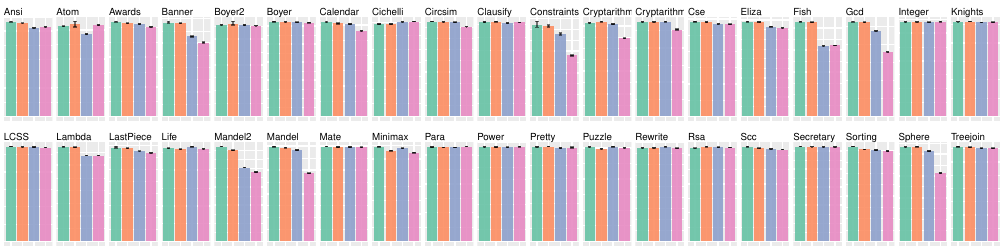

Recreate this plot in R.
#!/usr/bin/env Rscript
args <- commandArgs(trailingOnly=TRUE)


# Load ggplot2
library(RColorBrewer)
library(ggplot2)
library(gridExtra)


data <- read.csv(args[1])

# print(data)

datas <- split(data, rep(1:(nrow(data) %/% 4 + 1), each = 4, length.out = nrow(data)))

# print(datas)

plotf <- function (d) {
  names <- d$test_name
  d$ordered_name <- factor(names, levels = c(names[1], names[2], names[3], names[4]))
  ggplot(data = d, aes(x=ordered_name, y=run_time, fill=ordered_name)) +
    geom_bar(stat="identity", alpha=0.9) +
    scale_fill_brewer(palette="Set2") +
    theme(legend.position="none") +
    ggtitle(substring(names[3], 7, nchar(names[3]) - 3)) +
    theme(
      axis.title.x = element_blank(),
      axis.title.y = element_blank(),
      # axis.text.x = element_text(angle = 90, vjust = 0.5, hjust=1),
      axis.text.x = element_blank(),
      axis.text.y = element_blank(),
      axis.ticks.x = element_blank(),
      axis.ticks.y = element_blank(),
      plot.title = element_text(vjust = -3, size = 6.5),
      plot.margin=unit(c(0,0,0,0), "pt")
    ) +
    geom_errorbar(aes(
      x=ordered_name,
      ymin=run_time*((100+n95ci)/100),
      ymax=run_time*((100+p95ci)/100),
      width=0.3,
      alpha=0.3,
    ))
}

plots <- lapply(datas, plotf)
pdf("time.pdf", width = 10, height = 2.5)
grid.arrange(grobs = plots, ncol = 19, nrow = 2)
# plots
dev.off()

# #======= compute average time change

f <- function (f) { function (d) {
  runtimes <- d$run_time
  ratio <- runtimes[4] / runtimes[1]
  if (f(ratio)) { ratio } else { NaN }
} }
sprintf(
  "geometric mean (after float out / original) over %d tests: %f",
  length(datas),
  exp(mean(log({
    tmp <- unlist(lapply(datas, f(function (ratio) { TRUE })))
    tmp[!is.na(tmp)]
  })))
)
sprintf(
  "there are %d significantly improved tests (ratio < 0.95): %f",
  {
    tmp <- unlist(lapply(datas, f(function (ratio) { ratio < 0.95 })))
    length(tmp[!is.na(tmp)])
  },
  exp(mean(log({
    tmp <- unlist(lapply(datas, f(function (ratio) { ratio < 0.95 })))
    tmp[!is.na(tmp)]
  })))
)
sprintf(
  "there are %d visibly worsened tests (ratio > 1.01): %f",
  {
    tmp <- unlist(lapply(datas, f(function (ratio) { ratio > 1.01 })))
    length(tmp[!is.na(tmp)])
  },
  exp(mean(log({
    tmp <- unlist(lapply(datas, f(function (ratio) { ratio > 1.01 })))
    tmp[!is.na(tmp)]
  })))
)


sprintf(
  "the median: %f",
  median(sort(unlist(lapply(datas, f(function (dummy) {TRUE})))))
)

print("numbers to names:")
print(unlist(lapply(datas, function (d) {
  names <- d$test_name
  substring(names[3], 7, nchar(names[3]) - 3)
})))

print("all numbers sorted:")
print((sort(unlist(lapply(datas, f(function (dummy) {TRUE}))))))